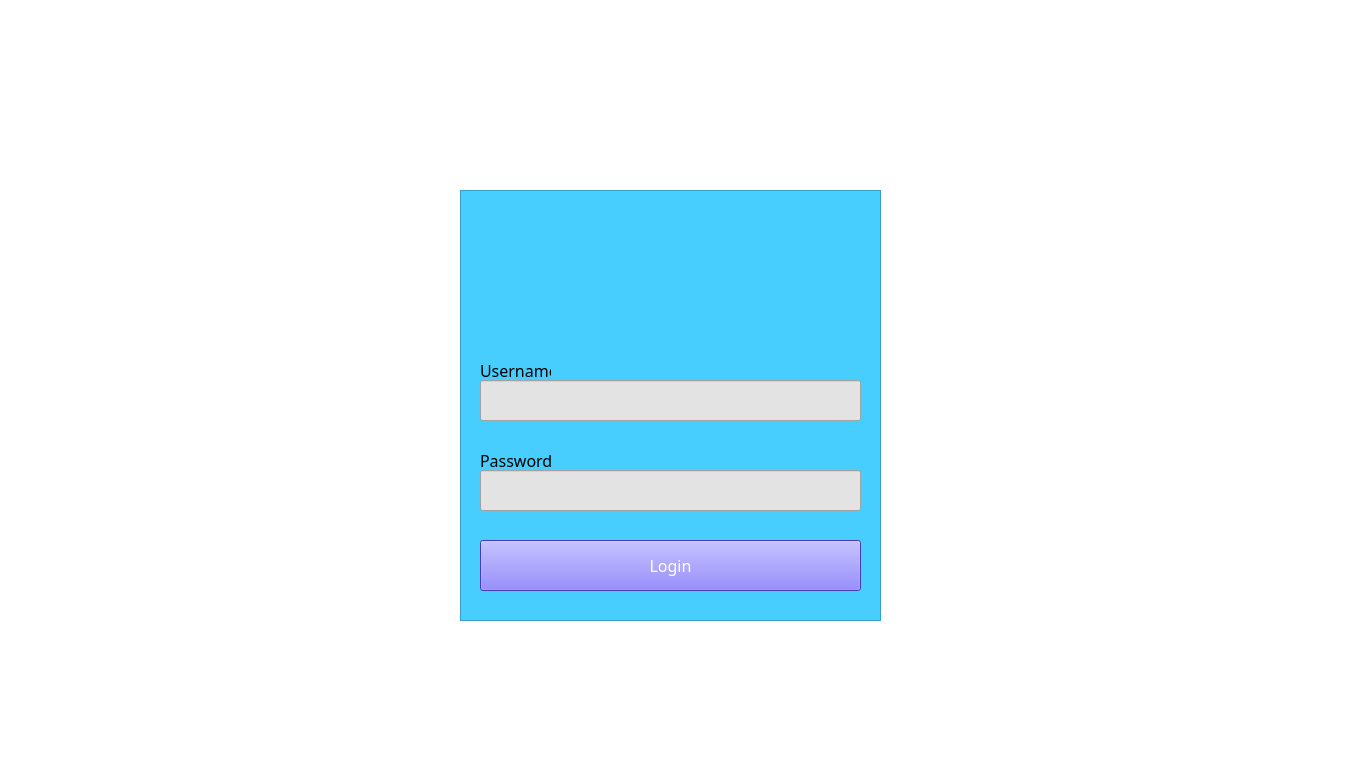
<?xml version="1.0" encoding="UTF-8"?>
<ui version="4.0">
 <class>MainWindow</class>
 <widget class="QMainWindow" name="MainWindow">
  <property name="geometry">
   <rect>
    <x>0</x>
    <y>0</y>
    <width>1366</width>
    <height>768</height>
   </rect>
  </property>
  <property name="windowTitle">
   <string>MainWindow</string>
  </property>
  <property name="styleSheet">
   <string notr="true">background-color: rgb(255, 255, 255);</string>
  </property>
  <widget class="QWidget" name="centralwidget">
   <widget class="QFrame" name="frame">
    <property name="geometry">
     <rect>
      <x>460</x>
      <y>190</y>
      <width>421</width>
      <height>431</height>
     </rect>
    </property>
    <property name="styleSheet">
     <string notr="true">background-color: rgb(71, 206, 255);</string>
    </property>
    <property name="frameShape">
     <enum>QFrame::StyledPanel</enum>
    </property>
    <property name="frameShadow">
     <enum>QFrame::Raised</enum>
    </property>
    <widget class="QLabel" name="mataelangLogo">
     <property name="geometry">
      <rect>
       <x>160</x>
       <y>40</y>
       <width>121</width>
       <height>111</height>
      </rect>
     </property>
     <property name="text">
      <string/>
     </property>
     <property name="pixmap">
      <pixmap>assets/icon/mata elang 52-02.png</pixmap>
     </property>
     <property name="scaledContents">
      <bool>true</bool>
     </property>
    </widget>
    <widget class="QLabel" name="usernameLabel">
     <property name="geometry">
      <rect>
       <x>20</x>
       <y>170</y>
       <width>71</width>
       <height>21</height>
      </rect>
     </property>
     <property name="font">
      <font>
       <family>FontAwesome</family>
       <pointsize>12</pointsize>
      </font>
     </property>
     <property name="text">
      <string>Username</string>
     </property>
    </widget>
    <widget class="QLineEdit" name="usernamelineEdit">
     <property name="geometry">
      <rect>
       <x>20</x>
       <y>190</y>
       <width>381</width>
       <height>41</height>
      </rect>
     </property>
     <property name="styleSheet">
      <string notr="true">background-color: rgb(227, 227, 227);</string>
     </property>
    </widget>
    <widget class="QLabel" name="passwordLabel">
     <property name="geometry">
      <rect>
       <x>20</x>
       <y>260</y>
       <width>71</width>
       <height>21</height>
      </rect>
     </property>
     <property name="font">
      <font>
       <family>FontAwesome</family>
       <pointsize>12</pointsize>
      </font>
     </property>
     <property name="text">
      <string>Password</string>
     </property>
    </widget>
    <widget class="QLineEdit" name="passwordlineEdit">
     <property name="geometry">
      <rect>
       <x>20</x>
       <y>280</y>
       <width>381</width>
       <height>41</height>
      </rect>
     </property>
     <property name="styleSheet">
      <string notr="true">background-color: rgb(227, 227, 227);</string>
     </property>
     <property name="inputMethodHints">
      <set>Qt::ImhNone</set>
     </property>
    </widget>
    <widget class="QPushButton" name="loginButton">
     <property name="geometry">
      <rect>
       <x>20</x>
       <y>350</y>
       <width>381</width>
       <height>51</height>
      </rect>
     </property>
     <property name="font">
      <font>
       <family>FontAwesome</family>
       <pointsize>12</pointsize>
      </font>
     </property>
     <property name="styleSheet">
      <string notr="true">background-color: #6052FF;
color: rgb(255, 255, 255);</string>
     </property>
     <property name="text">
      <string>Login</string>
     </property>
    </widget>
   </widget>
  </widget>
  <widget class="QStatusBar" name="statusbar"/>
 </widget>
 <resources/>
 <connections/>
</ui>
